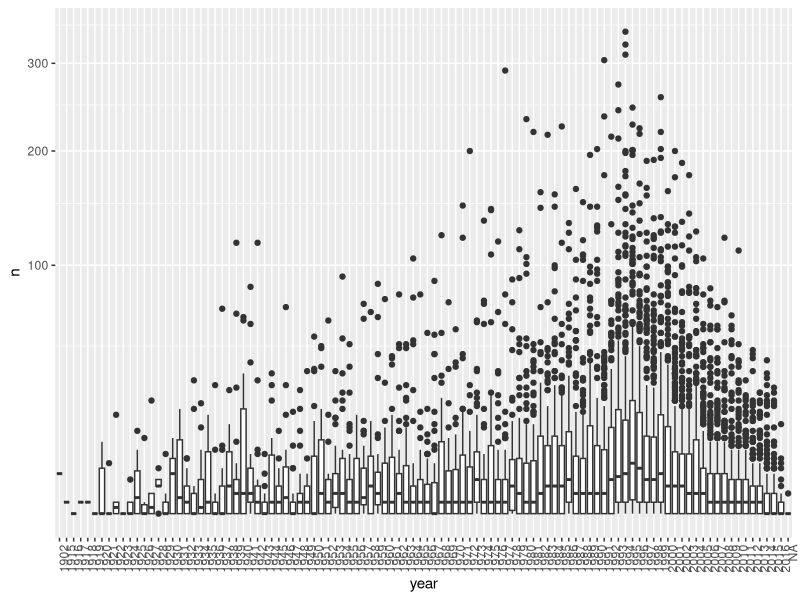
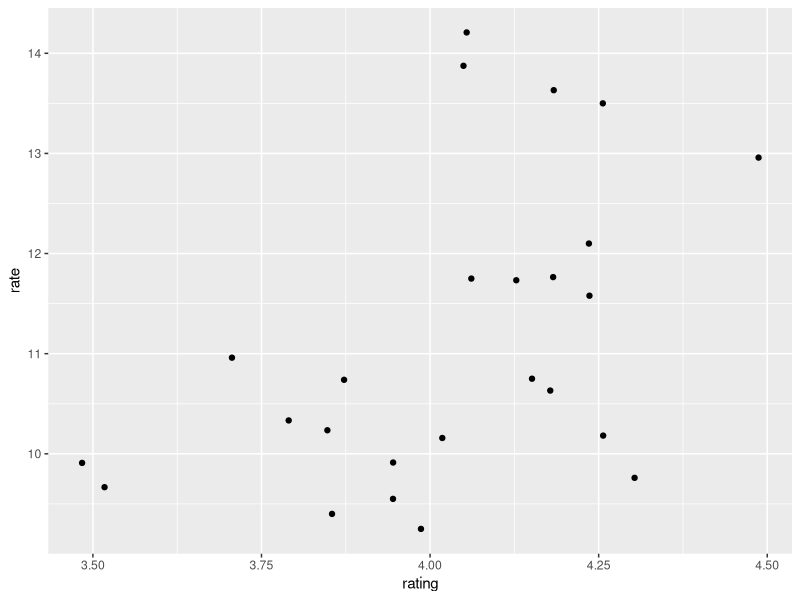
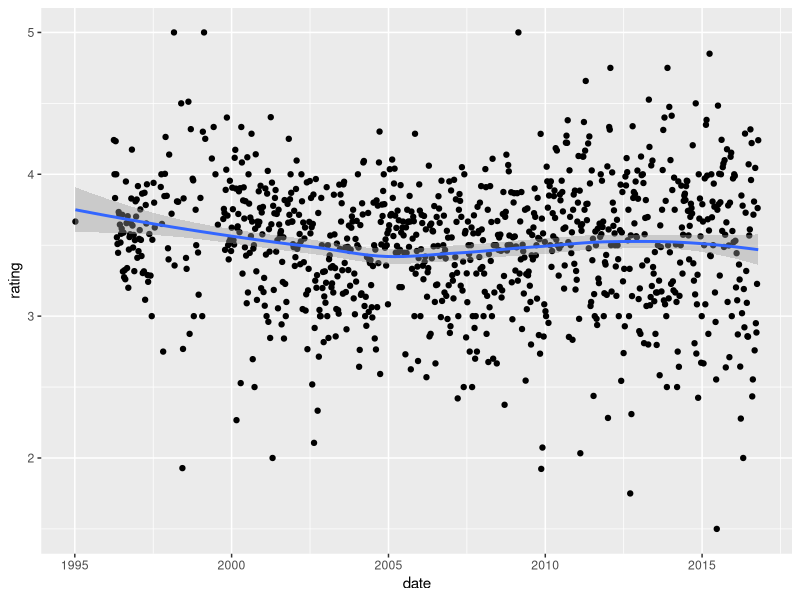

Here is the R script that generated these plots, in order:
### Recommendation systems 2
library(dslabs)
library(tidyverse)
library(dplyr)
data("movielens")

library(caret)
set.seed(755)
test_index <- createDataPartition(y = movielens$rating, times = 1,
                                  p = 0.2, list = FALSE)
train_set <- movielens[-test_index,] # partition by row
test_set <- movielens[test_index,]

# remove users and movies not in train set
test_set <- test_set %>%
  semi_join(train_set, by = "movieId") %>%
  semi_join(train_set, by = "userId")

# RMSE rating
RMSE <- function(true_ratings, predicted_ratings){
  sqrt(mean((true_ratings - predicted_ratings)^2))
}

# model fitting
mu <- mean(train_set$rating)
movie_avgs <- train_set %>%
  group_by(movieId) %>%
  summarise(b_i = mean(rating - mu))

# 10 mistakes made in model fitting
test_set %>%
  left_join(movie_avgs, by='movieId') %>%
  mutate(residual = rating - (mu + b_i)) %>%
  arrange(desc(abs(residual))) %>%
  select(title, residual) %>% slice(1:10) %>% knitr::kable()

# 10 best movies
movie_titles <- movielens %>%
  select(movieId, title) %>%
  distinct()

# 10 best movies
movie_avgs %>% left_join(movie_titles, by='movieId') %>%
  arrange(desc(b_i)) %>%
  select(title, b_i) %>%
  slice(1:10) %>%
  knitr::kable()

# 10 worst movies
movie_avgs %>% left_join(movie_titles, by='movieId') %>%
  arrange(b_i) %>%
  select(title, b_i) %>%
  slice(1:10) %>%
  knitr::kable()

# now include num of times movies are rated
# best 10
train_set %>% count(movieId) %>% 
  left_join(movie_avgs) %>%
  left_join(movie_titles, by="movieId") %>%
  arrange(desc(b_i)) %>% 
  select(title, b_i, n) %>% 
  slice(1:10) %>% 
  knitr::kable()

# worst 10
train_set %>% count(movieId) %>% 
  left_join(movie_avgs) %>%
  left_join(movie_titles, by="movieId") %>%
  arrange(b_i) %>% 
  select(title, b_i, n) %>% 
  slice(1:10) %>% 
  knitr::kable()


# Q1. Compute the number of ratings for each movie and then plot it against the year the movie came out. 
# Use the square root transformation on the counts. What year has the highest median number of ratings?

library(dslabs)
library(tidyverse)
library(dplyr)
data("movielens")
library(caret)

# median num rating per year
num_rating <- movielens %>% 
  na.omit() %>% 
  select(movieId, rating, year) %>% 
  group_by(movieId, year) %>%
  summarise(n_rating = n()) %>%
  ungroup() %>%
  arrange(desc(n_rating)) 

knitr::kable(head(num_rating, 10))

median_rating <- num_rating %>%
  select(n_rating, year) %>%
  group_by(year) %>%
  summarise(med = median(n_rating, na.rm = TRUE)) %>%
  ungroup() %>%
  arrange(desc(med))

knitr::kable(head(median_rating))

# Answer:
movielens %>% group_by(movieId) %>%
  summarize(n = n(), year = as.character(first(year))) %>%
  qplot(year, n, data = ., geom = "boxplot") +
  coord_trans(y = "sqrt") +
  theme(axis.text.x = element_text(angle = 90, hjust = 1))


# Q2. We see that, on average, movies that came out after 1993 get more ratings. We also see that with newer
# movies, starting in 1993, the number of ratings decreases with year: the more recent a movie is, the less 
# time users have had to rate it.
# Among movies that came out in 1993 or later, what are the 25 movies with the most ratings per year, and 
# what is the average rating of each of the top 25 movies?
# What is the average rating for the movie The Shawshank Redemption?
# What is the average number of ratings per year for the movie Forrest Gump?

# avg num of rating per movie
yrs <- length(unique(movielens$year[movielens$year>=1993]))
num_rating_yr <- movielens %>% filter(year >= 1993) %>%
  na.omit() %>%
  select(title, rating, year) %>%
  group_by(title, year) %>%
  summarise(n = n(), ratings_yr = n/yrs, mean_r = mean(rating, na.rm = TRUE), 
            yr = as.character(first(year))) %>%
  ungroup() %>% 
  arrange(desc(ratings_yr))

knitr::kable(head(num_rating_yr, 25))

# avg num of ratings /yr for Forrest Gump = 13.64 xx starts 1994 adjust years to 24 = 14.21 chk
# avg rating for movie Shawshank Redemption, The = 4.487138 chk
# code incomplete: yrs should incorporate later start dates of new movies



# Q3. From the table constructed in Q2, we can see that the most frequently rated movies tend to have above 
# average ratings. This is not surprising: more people watch popular movies. To confirm this, stratify the 
# post-1993 movies by ratings per year and compute their average ratings. Make a plot of average rating 
# versus ratings per year and show an estimate of the trend.
# What type of trend do you observe?
movielens %>% 
  filter(year >= 1993) %>%
  group_by(movieId) %>%
  summarize(n = n(), years = 2018 - first(year),
            title = title[1],
            rating = mean(rating)) %>%
  mutate(rate = n/years) %>%
  top_n(25, rate) %>%
  arrange(desc(rate)) %>%
  ggplot(aes(rating, rate)) +
  geom_point()


# Q4. Suppose you are doing a predictive analysis in which you need to fill in the missing ratings with 
# some value. Given your observations in the exercise in Q3, which of the following strategies would be most
# appropriate?
# Ans: Explanation Because a lack of ratings is associated with lower ratings, it would be most appropriate
# to fill in the missing value with a lower value than the average. You should try out different values to 
# fill in the missing value and evaluate prediction in a test set.


# Q5. The movielens dataset also includes a time stamp. This variable represents the time and data in which 
# the rating was provided. The units are seconds since January 1, 1970. Create a new column date with the 
# date. Which code correctly creates this new column?

 
movielens <- mutate(movielens, date = as_datetime(timestamp)) # from lubridate package
head(movielens)


# Q6. Compute the average rating for each week and plot this average against day. Hint: use the round_date 
# function before you group_by.

# from ans
movielens %>% mutate(date = round_date(date, unit = "week")) %>%
  group_by(date) %>%
  summarize(rating = mean(rating)) %>%
  ggplot(aes(date, rating)) +
  geom_point() +
  geom_smooth()



# Q8. The movielens data also has a genres column. This column includes every genre that applies to the movie.
# Some movies fall under several genres. Define a category as whatever combination appears in this column. 
# Keep only categories with more than 1,000 ratings. Then compute the average and standard error for each 
# category. Plot these as error bar plots. Which genre has the lowest average rating?
# Enter the name of the genre exactly as reported in the plot, including capitalization and punctuation.

movielens %>% select(genres, rating) %>%
  group_by(genres) %>%
  summarize(n = n(), rating = mean(rating)) %>%
  filter(n > 1000) %>%
  arrange(rating)

# End
